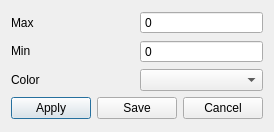
<?xml version="1.0" encoding="UTF-8"?>
<ui version="4.0">
 <class>DialogSettingsColorBar</class>
 <widget class="QDialog" name="DialogSettingsColorBar">
  <property name="geometry">
   <rect>
    <x>0</x>
    <y>0</y>
    <width>182</width>
    <height>132</height>
   </rect>
  </property>
  <property name="maximumSize">
   <size>
    <width>182</width>
    <height>132</height>
   </size>
  </property>
  <property name="windowTitle">
   <string>Settings color bar</string>
  </property>
  <layout class="QVBoxLayout" name="verticalLayout_3">
   <item>
    <layout class="QHBoxLayout" name="horizontalLayout_2">
     <item>
      <layout class="QVBoxLayout" name="verticalLayout">
       <item>
        <widget class="QLabel" name="label">
         <property name="text">
          <string>Max</string>
         </property>
        </widget>
       </item>
       <item>
        <widget class="QLabel" name="label_2">
         <property name="text">
          <string>Min</string>
         </property>
        </widget>
       </item>
       <item>
        <widget class="QLabel" name="label_3">
         <property name="text">
          <string>Color</string>
         </property>
        </widget>
       </item>
      </layout>
     </item>
     <item>
      <layout class="QVBoxLayout" name="verticalLayout_2">
       <item>
        <widget class="QSpinBox" name="spinBoxMax">
         <property name="buttonSymbols">
          <enum>QAbstractSpinBox::NoButtons</enum>
         </property>
         <property name="minimum">
          <number>0</number>
         </property>
         <property name="maximum">
          <number>16777215</number>
         </property>
        </widget>
       </item>
       <item>
        <widget class="QSpinBox" name="spinBoxMin">
         <property name="buttonSymbols">
          <enum>QAbstractSpinBox::NoButtons</enum>
         </property>
         <property name="maximum">
          <number>16777215</number>
         </property>
        </widget>
       </item>
       <item>
        <widget class="QComboBox" name="comboBoxColor"/>
       </item>
      </layout>
     </item>
    </layout>
   </item>
   <item>
    <layout class="QHBoxLayout" name="horizontalLayout">
     <item>
      <spacer name="horizontalSpacer">
       <property name="orientation">
        <enum>Qt::Horizontal</enum>
       </property>
       <property name="sizeHint" stdset="0">
        <size>
         <width>40</width>
         <height>20</height>
        </size>
       </property>
      </spacer>
     </item>
     <item>
      <widget class="QPushButton" name="pushButtonApply">
       <property name="text">
        <string>Apply</string>
       </property>
      </widget>
     </item>
     <item>
      <widget class="QPushButton" name="pushButtonSave">
       <property name="text">
        <string>Save</string>
       </property>
      </widget>
     </item>
     <item>
      <widget class="QPushButton" name="pushButtonCancel">
       <property name="text">
        <string>Cancel</string>
       </property>
      </widget>
     </item>
    </layout>
   </item>
  </layout>
 </widget>
 <resources/>
 <connections/>
</ui>
